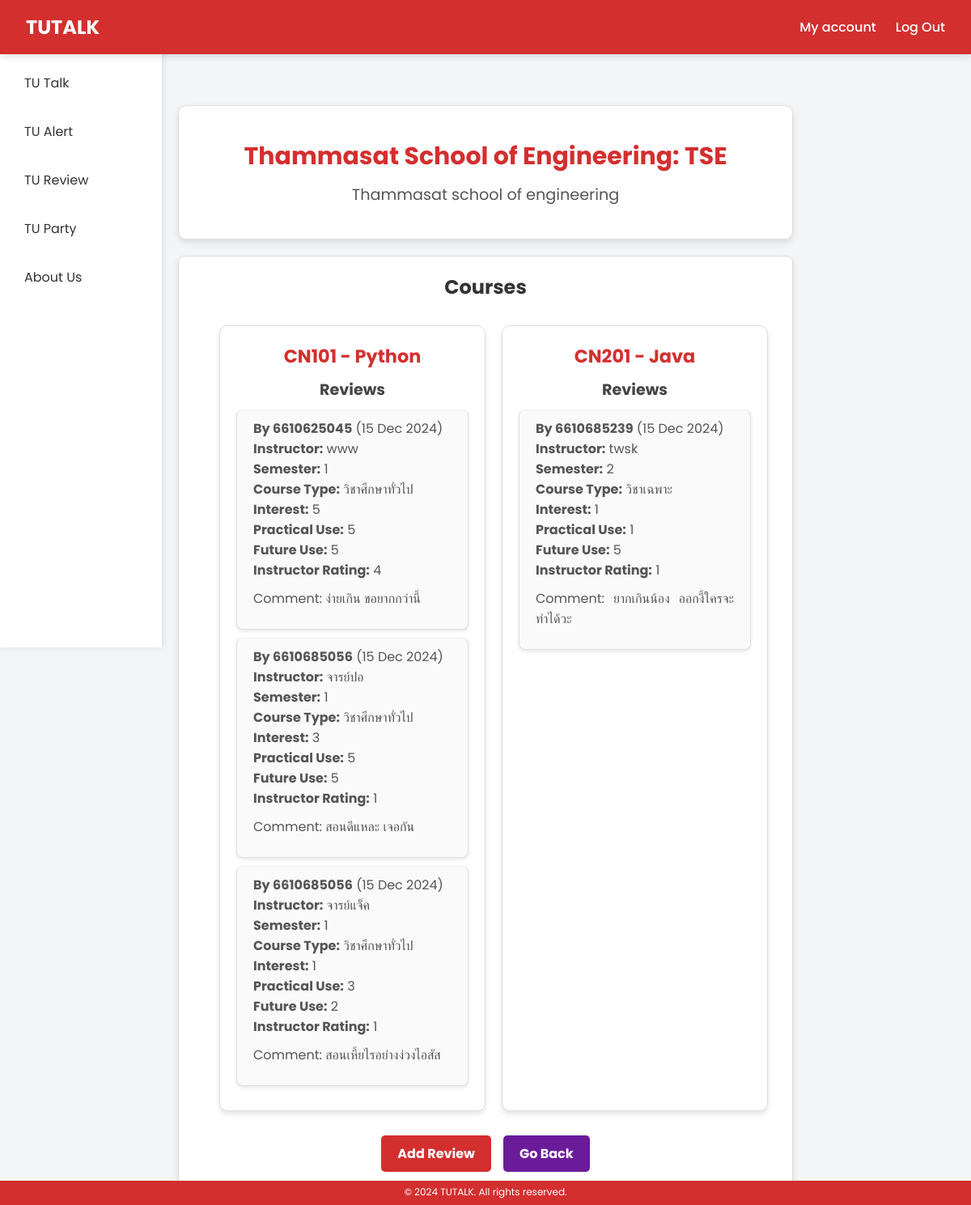
Screenshot of /tu_review/faculty/1/ with the database file from the repository.
### tu_review/models.py (models this page shows, shortened)
class Faculty(models.Model):
    name_th = models.CharField(max_length=255)
    name_en = models.CharField(max_length=255)
    description = models.TextField()
    established_date = models.DateField()
    color = models.CharField(max_length=7)  # Hex color code
    logo = models.ImageField(upload_to="faculty_logos/")

class Course(models.Model):
    code = models.CharField(max_length=20, unique=True)
    name = models.CharField(max_length=255)
    faculty = models.ForeignKey(
        Faculty, on_delete=models.CASCADE, related_name="courses"
    )

class StudyReview(models.Model):
    COURSE_TYPES = [
        ("core", "วิชาเฉพาะ"),
        ("gen_ed", "วิชาศึกษาทั่วไป"),
        ("elective", "วิชาเลือกเสรี"),
    ]
    user = models.ForeignKey(User, on_delete=models.CASCADE)
    course = models.ForeignKey(Course, on_delete=models.CASCADE, related_name="reviews")
    instructor = models.CharField(max_length=255)
    semester = models.IntegerField(
        choices=[(i, i) for i in range(1, 3)]
    )  # Rating for the restaurant (1-5)
    details = models.TextField()
    course_type = models.CharField(max_length=10, choices=COURSE_TYPES)
    interest = models.IntegerField(
        choices=[(i, i) for i in range(1, 6)]
    )  # Rating for the restaurant (1-5)
    practical_use = models.IntegerField(
        choices=[(i, i) for i in range(1, 6)]
    )  # Rating for the restaurant (1-5)
    future_use = models.IntegerField(
        choices=[(i, i) for i in range(1, 6)]
    )  # Rating for the restaurant (1-5)
    instructor_rating = models.IntegerField(
        choices=[(i, i) for i in range(1, 6)]
    )  # Rating for the restaurant (1-5)
    created_at = models.DateTimeField(auto_now_add=True)

### tu_review/views.py (the view)
# urls.py: path("faculty/<int:faculty_id>/", faculty_view, name="faculty"),
def faculty_view(request, faculty_id):
    faculty = get_object_or_404(Faculty, id=faculty_id)
    courses = faculty.courses.all()
    return render(
        request, "study_faculty.html", {"faculty": faculty, "courses": courses}
    )

### tu_review/templates/study_faculty.html (shortened to what this page needs)
{% load static %}
<!DOCTYPE html>
<html lang="en">
<head>
    <link rel="stylesheet" href="{% static 'css\style_study.css' %}">
</head>
<body>
    <nav class="navbar">
        <a href="{% url 'user_home' %}" class="logo">TUTALK</a>
        <div class="nav-links">
            <a href="{% url 'user_edit:profile' %}">My account</a>
            <a href="{% url 'home' %}">Log Out</a>
        </div>
    </nav>
    <div class="container">
        <div class="left-menu">
            <a href="{% url 'tu_talk:post_list' %}"
                class="{% if request.resolver_match.url_name == 'post_list' %}active{% endif %}">
                TU Talk
            </a>
            <a href="{% url 'tu_alert:alert_list' %}" class="{% if request.resolver_match.url_name == 'home' %}active{% endif %}">
                TU Alert
            </a>
            <a href="{% url 'tu_review:tu_review' %}" class="{% if request.resolver_match.url_name == 'home' %}active{% endif %}">
                TU Review
            </a>
            <a href="{% url 'tu_party:party_list' %}" class="{% if request.resolver_match.url_name == 'party_list' %}active{% endif %}">
                TU Party
            </a>
            <a href="{% url 'about' %}" class="{% if request.resolver_match.url_name == 'about' %}active{% endif %}">
                About Us
            </a>
        </div>
        <div class="NameFaculty">
            <h1>{{ faculty.name_en }}</h1>
            <p>{{ faculty.description }}</p>
        </div>
        <div class="CoursesName">
            <h2>Courses</h2>
            <ul>
                <div class="CoursesContainer">
                    {% for course in courses %}
                    <div class="CourseBox">
                        <h3>{{ course.code }} - {{ course.name }}</h3>
                        {% if course.reviews.all %}
                            <h4>Reviews</h4>
                            <ul class="ReviewList">
                                {% for review in course.reviews.all %}
                                <li>
                                    <strong>By {{ review.user.username }}</strong> ({{ review.created_at|date:"d M Y" }})<br>
                                    <strong>Instructor:</strong> {{ review.instructor }}<br>
                                    <strong>Semester:</strong> {{ review.semester }}<br>
                                    <strong>Course Type:</strong> {{ review.get_course_type_display }}<br>
                                    <strong>Interest:</strong> {{ review.interest }}<br>
                                    <strong>Practical Use:</strong> {{ review.practical_use }}<br>
                                    <strong>Future Use:</strong> {{ review.future_use }}<br>
                                    <strong>Instructor Rating:</strong> {{ review.instructor_rating }}<br>
                                    <p>Comment: {{ review.details }}</p>
                                </li>
                                {% endfor %}
                            </ul>
                        {% else %}
                            <p>No reviews for this course yet.</p>
                        {% endif %}
                    </div>
                    {% endfor %}
                </div>
            </ul>
            <div class="button-group">
                <a href="{% url 'tu_review:add_review' faculty.id %}" class="button">Add Review</a>
                <a href="{% url 'tu_review:study' %}" class="button back-button">Go Back</a>
            </div>
        </div>
    </div>
    <footer class="footer">
        <p>&copy; 2024 TUTALK. All rights reserved.</p>
    </footer>
</body>
</html>

### tu_review/static/css/style_study.css (style rules this page uses)
* { margin: 0; padding: 0; box-sizing: border-box; font-family: 'Poppins', sans-serif; }
body { width: 100%; height: 50vh; background: #f4f5f7; display: flex; flex-direction: column; margin-top:70px; padding-bottom: 50px; margin-bottom: 150px; }
.container { max-width: 800px; margin: 20px auto; padding: 20px; flex: 1; }
.navbar { position: relative; display: flex; justify-content: space-between; align-items: center; padding: 10px 20px; background-color: #d32f2f; color: #fff; box-shadow: 0px 5px 15px rgba(0, 0, 0, 0.2); z-index: 10; }
.navbar { background-color: #D32F2F; padding: 1rem 2rem; display: flex; align-items: center; justify-content: center; width: 100%; position: fixed; top: 0; z-index: 1000; box-shadow: 0 4px 8px rgba(0, 0, 0, 0.1); color: #fff; }
.navbar .logo { font-size: 1.5rem; font-weight: bold; text-decoration: none; color: #fff; margin-right: auto; }
.navbar .nav-links { display: flex; gap: 1.5rem; margin-left: auto; }
.navbar .nav-links a { color: #fff; text-decoration: none; font-weight: 500; transition: color 0.3s; }
.left-menu { width: 200px; padding: 20px; background-color: #ffffff; height: calc(100vh - 60px); position: fixed; top: 60px; left: 0; color: #030303; font-family: 'Roboto', sans-serif; box-shadow: 2px 0 8px rgba(0, 0, 0, 0.1); }
.left-menu a { display: block; color: #333; text-decoration: none; margin-bottom: 15px; font-size: 1rem; padding: 10px; border-radius: 8px; transition: background-color 0.3s; }
.NameFaculty { background-color: #fff; border: 1px solid #ddd; border-radius: 10px; padding: 40px 30px; margin: 20px auto; box-shadow: 0 4px 8px rgba(0, 0, 0, 0.1); max-width: 900px; }
.NameFaculty h1 { font-size: 30px; color: #d32f2f; text-align: center; margin-bottom: 10px; }
.NameFaculty p { font-size: 1.2rem; color: #555; text-align: center; }
.CoursesName { background-color: #fff; border: 1px solid #ddd; border-radius: 8px; padding: 20px; box-shadow: 0 4px 8px rgba(0, 0, 0, 0.1); }
.CoursesName h2 { font-size: 1.5rem; color: #333; margin-bottom: 20px; text-align: center; }
.CoursesName li { background-color: #fafafa; border: 1px solid #e0e0e0; border-radius: 8px; margin-bottom: 20px; padding: 15px 20px; box-shadow: 0 2px 4px rgba(0, 0, 0, 0.1); list-style: none; }
.CoursesName h3 { font-size: 1.2rem; color: #333; margin-bottom: 10px; }
.CoursesName h4 { font-size: 1.1rem; color: #444; margin-top: 10px; margin-bottom: 5px; }
.CoursesName ul { padding-left: 20px; }
.CoursesName li p { font-size: 1rem; color: #555; margin-top: 10px; text-align: justify; }
.CoursesContainer { display: grid; grid-template-columns: repeat(auto-fit, minmax(300px, 1fr)); gap: 20px; margin: 20px auto; padding: 10px; max-width: 1000px; }
.CourseBox { background-color: #fff; border: 1px solid #ddd; border-radius: 10px; box-shadow: 0 4px 6px rgba(0, 0, 0, 0.1); padding: 20px; transition: transform 0.3s ease, box-shadow 0.3s ease; }
.CourseBox h3 { font-size: 1.4rem; color: #d32f2f; margin-bottom: 10px; text-align: center; }
.CourseBox h4 { font-size: 1.2rem; color: #444; text-align: center; margin-bottom: 10px; font-weight: bold; }
.CourseBox p, .CourseBox li { font-size: 1rem; color: #555; margin-bottom: 10px; }
.CourseBox ul.ReviewList { list-style-type: none; padding-left: 0; }
.CourseBox li { margin-bottom: 10px; border-top: 1px solid #eee; padding-top: 10px; }
.button-group { display: flex; gap: 15px; margin-top: 20px; justify-content: center; }
.button { display: inline-block; background-color: #d32f2f; color: white; text-decoration: none; padding: 10px 20px; border-radius: 5px; font-size: 1rem; font-weight: bold; transition: background-color 0.3s ease, transform 0.2s ease; text-align: center; }
.back-button { background-color: #6a1b9a; }
.footer { width: 100%; text-align: center; position: fixed; bottom: 0; padding: 10px 0; background: #d32f2f; color: #fff; font-size: 14px; z-index: 10; }
.footer { width: 100%; text-align: center; position: fixed; bottom: 0; padding: 5px 0; background: #d32f2f; color: #fff; font-size: 12px; height: 30px; z-index: 100; margin-top: 10px; }
.footer p { margin: 0; }
.footer, .footer * { color: #fff !important; }

### rows the page displays
Faculty: name_en "Thammasat School of Engineering: TSE", description "Thammasat school of engineering"
Course: code "CN101", name "Python"
StudyReview: user.username "6610625045", created_at "15 Dec 2024", instructor "www", semester "1", course_type "วิชาศึกษาทั่วไป", interest "5", practical_use "5", future_use "5", instructor_rating "4", details "ง่ายเกิน ขอยากกว่านี้"
StudyReview: user.username "6610685056", created_at "15 Dec 2024", instructor "จารย์ปอ", semester "1", course_type "วิชาศึกษาทั่วไป", interest "3", practical_use "5", future_use "5", instructor_rating "1", details "สอนดีแหละ เจอกัน"
StudyReview: user.username "6610685056", created_at "15 Dec 2024", instructor "จารย์แจ็ค", semester "1", course_type "วิชาศึกษาทั่วไป", interest "1", practical_use "3", future_use "2", instructor_rating "1", details "สอนเหี้ยไรอย่างง่วงไอสัส"
Course: code "CN201", name "Java"
StudyReview: user.username "6610685239", created_at "15 Dec 2024", instructor "twsk", semester "2", course_type "วิชาเฉพาะ", interest "1", practical_use "1", future_use "5", instructor_rating "1", details "ยากเกินน้อง ออกงี้ใครจะทำได้วะ"
